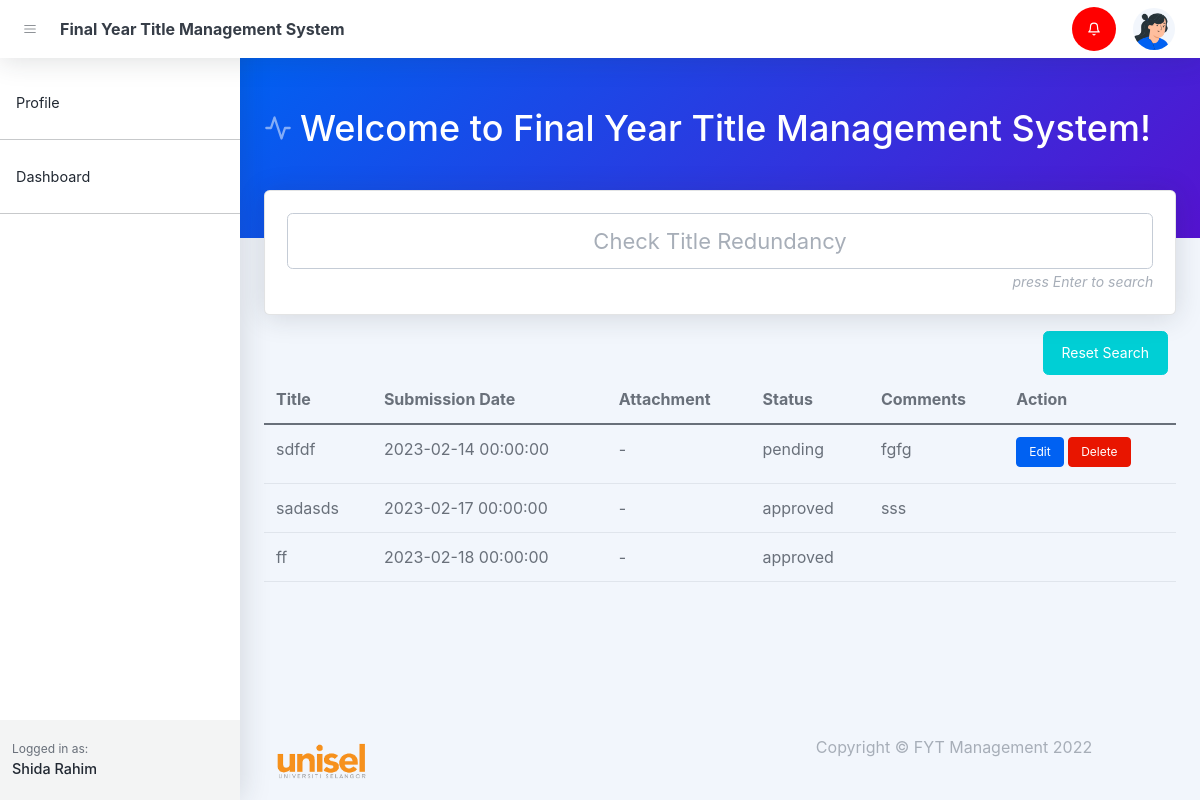
Page /student-dashboard.php (signed in) on the earlier database version.
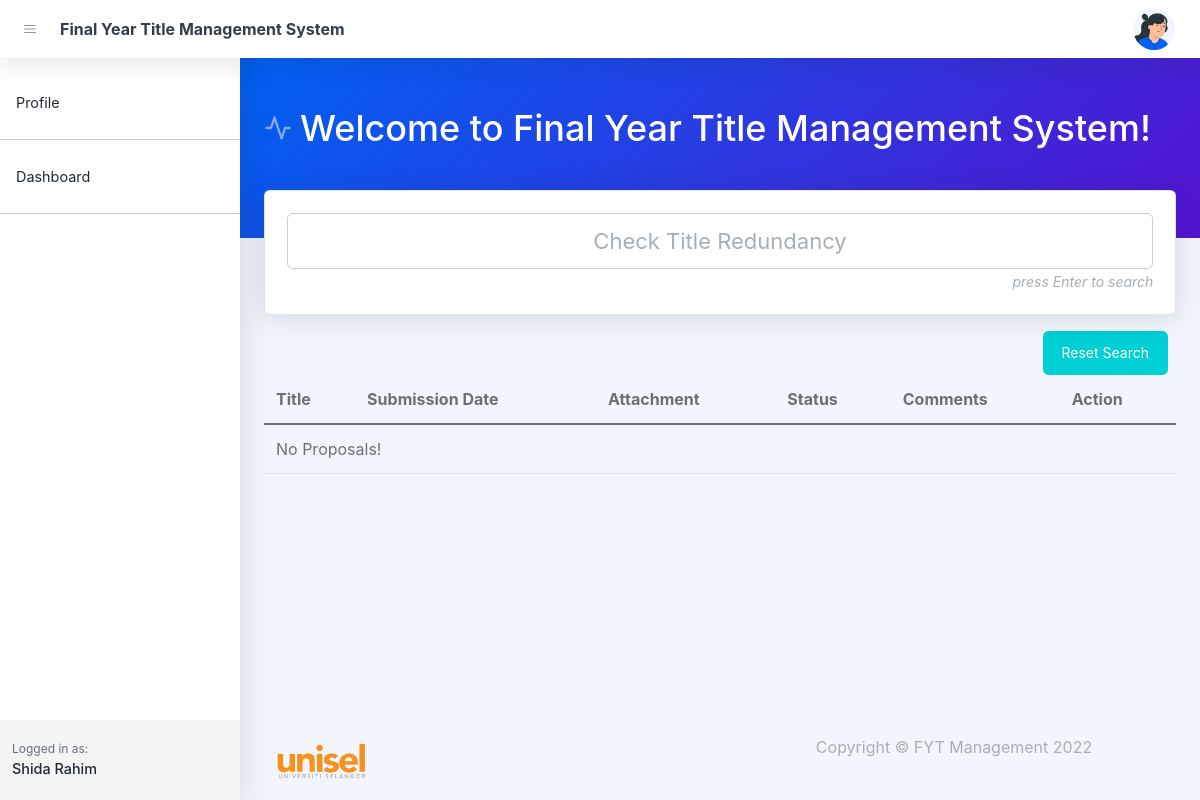
Same page on the later database version.
### tables this page shows
CREATE TABLE `notifications` (
  `id` bigint(20) UNSIGNED NOT NULL,
  `user_id` text DEFAULT NULL,
  `notification` text DEFAULT NULL,
  `status` varchar(255) DEFAULT NULL,
  `created_at` timestamp NULL DEFAULT NULL,
  `updated_at` timestamp NULL DEFAULT NULL
);

CREATE TABLE `proposals` (
  `id` bigint(20) UNSIGNED NOT NULL,
  `title` text DEFAULT NULL,
  `submission_date` datetime DEFAULT NULL,
  `status` varchar(255) DEFAULT NULL,
  `user_id` bigint(20) DEFAULT NULL,
  `supervisor_id` bigint(20) DEFAULT NULL,
  `supervisor_status` varchar(255) DEFAULT NULL,
  `fyp_coordinator_status` varchar(255) DEFAULT NULL,
  `cluster_status` varchar(255) DEFAULT NULL,
  `attachment` text DEFAULT NULL,
  `attachment_name` text DEFAULT NULL,
  `reason` text DEFAULT NULL
);

### controllers/notifications.php (called while the page is built, shortened)
<?php
    $conn = setDbConnection();
    function getNotifications(){
        global $conn;
        $sql = "select notifications.*, users.name from notifications
        left join users on users.id = notifications.user_id
        where notifications.user_id = '".$_SESSION['id']."'
        order by id desc";
        $result = $conn->query($sql);
        if ($result->num_rows > 0) {
            while ($row = $result->fetch_assoc()) {
                $proposals[] = $row;
            }
            return  $proposals;
        }
    }
?>

### student-dashboard.php (the view, shortened to what the changed rows need)
<!DOCTYPE html>
<html lang="en">
    <head>
       <?php include('layout_admin/header.php')?>
    </head>
    <body class="nav-fixed">
        <?php include('layout_admin/navbar.php')?>
        <div id="layoutSidenav">
            <div id="layoutSidenav_content">
                <main>
                    <header class="page-header page-header-dark bg-gradient-primary-to-secondary pb-5">
                        <div class="container-xl px-4">
                            <div class="page-header-content pt-4">
                                <div class="row align-items-center justify-content-between">
                                    <div class="col-auto mt-4">
                                        <h1 class="page-header-title">
                                            <div class="page-header-icon"><i data-feather="activity"></i></div>
                                            Welcome to Final Year Title Management System!
                                        </h1>
                                    </div>
                                </div>
                            </div>
                        </div>
                    </header>
                    <?php
                      $conn = setDbConnection();
                      $sql = "select proposals.*, users.name as supervisor_name from proposals
                      left join users on users.id = proposals.supervisor_id
                      where user_id = '".$_SESSION['id']."'";
                      $result = $conn->query($sql);
                      $proposals = null;
                      if ($result->num_rows > 0) {
                          while ($row = $result->fetch_assoc()) {
                              $proposals[] = $row;
                          }
                      }
                    ?>
                    <div class="container-xl px-4">
                        <div class="row">
                            <div class="col-xxl-12 mb-5">
                                <table class="table table-hover table-stripped" id="proposal">
                                    <thead>
                                        <tr>
                                            <th>Title</th>
                                            <th>Submission Date</th>
                                            <th>Attachment</th>
                                            <th>Status</th>
                                            <th>Comments</th>
                                            <th>Action</th>
                                        </tr>
                                    </thead>
                                    <tbody>
                                        <?php
                                        if( isset($proposals)){
                                            foreach ($proposals as $key => $proposal) {
                                                $editProposal = null;
                                                $deleteProposal = null;
                                                if($proposal['fyp_coordinator_status'] == 'pending'){
                                                    $editProposal = "<a class='btn btn-primary btn-sm mb-1' data-status=approved ' href='/fyp/add-proposal.php?type=edit&proposal=".$proposal['id']."'>Edit</a>";
                                                    $deleteProposal = "<a class='btn btn-danger btn-sm mb-1' data-status=approved ' href='/fyp/controllers/student/deleteProposal.php?proposal_id=".$proposal['id']."'>Delete</a>";
                                                }
                                               echo '
                                                        <tr>
                                                            <td>'.$proposal['title'].'</td>
                                                            <td>'.$proposal['submission_date'].'</td>
                                                            <td>'.( $proposal['attachment_name'] ? '<a href="assets/proposals/'.$proposal['attachment'].'" target=blank>'.$proposal["attachment_name"].'</a>' : '-').'</td>
                                                            <td>'.$proposal['fyp_coordinator_status'].'</td>
                                                            <td>'.$proposal['reason'].'</td>
                                                            <td>
                                                                '.$editProposal.'
                                                                '.$deleteProposal.'
                                                            </td>
                                                        </tr>
                                                ';
                                            }
                                        }else{
                                            echo '<tr><td colspan=7>No Proposals!</td></tr>';
                                        }
                                        ?>
                                    </tbody>
                                </table>
                            </div>
                        </div>
                    </div>
                </main>
            </div>
        </div>
    </body>
</html>

### layout_admin/navbar.php (shortened to what the changed rows need)
<nav class="topnav navbar navbar-expand shadow justify-content-between justify-content-sm-start navbar-light bg-white" id="sidenavAccordion">
    <ul class="navbar-nav align-items-center ms-auto">
        <?php
            include_once('controllers/notifications.php');
            $notifications = getNotifications();
            if(isset($notifications)){
                echo '
                    <li class="nav-item dropdown no-caret d-none d-sm-block me-3 dropdown-notifications">
                    <a class="btn btn-icon btn-transparent-dark dropdown-toggle" id="navbarDropdownAlerts" ';
                    $status = false;
                  foreach ($notifications as $key => $value) {
                    if($value['status'] == 'new'){$status = true;};
                  }
                  var_dump($status);
                  if($status){
                    echo 'style="background:red"';
                  }
                echo ' href="javascript:void(0);" role="button" data-bs-toggle="dropdown" aria-haspopup="true" aria-expanded="true">
                    <svg xmlns="http://www.w3.org/2000/svg" ';
                if($status){
                    echo 'style="color:white"';
                }
                echo'width="24" height="24" viewBox="0 0 24 24" fill="none" stroke="currentColor" stroke-width="2" stroke-linecap="round" stroke-linejoin="round" class="feather feather-bell"><path d="M18 8A6 6 0 0 0 6 8c0 7-3 9-3 9h18s-3-2-3-9"></path><path d="M13.73 21a2 2 0 0 1-3.46 0"></path></svg></a>
                    <div class="dropdown-menu dropdown-menu-end border-0 shadow animated--fade-in-up" aria-labelledby="navbarDropdownAlerts" data-bs-popper="none">
                        <h6 class="dropdown-header dropdown-notifications-header">
                            <svg xmlns="http://www.w3.org/2000/svg" width="24" height="24" viewBox="0 0 24 24" fill="none" stroke="currentColor" stroke-width="2" stroke-linecap="round" stroke-linejoin="round" class="feather feather-bell me-2"><path d="M18 8A6 6 0 0 0 6 8c0 7-3 9-3 9h18s-3-2-3-9"></path><path d="M13.73 21a2 2 0 0 1-3.46 0"></path></svg>
                            Notifications Center
                        </h6>';
                echo '
                </div>
                </li>';
            }
        ?>
    </ul>
</nav>

Differences in the rows shown:
removed proposals: title "sdfdf", submission_date "2023-02-14 00:00:00", fyp_coordinator_status "pending", reason "fgfg"
removed proposals: title "sadasds", submission_date "2023-02-17 00:00:00", fyp_coordinator_status "approved", reason "sss"
removed proposals: title "ff", submission_date "2023-02-18 00:00:00", fyp_coordinator_status "approved"
Other differences:
text now shown: "No Proposals!"
